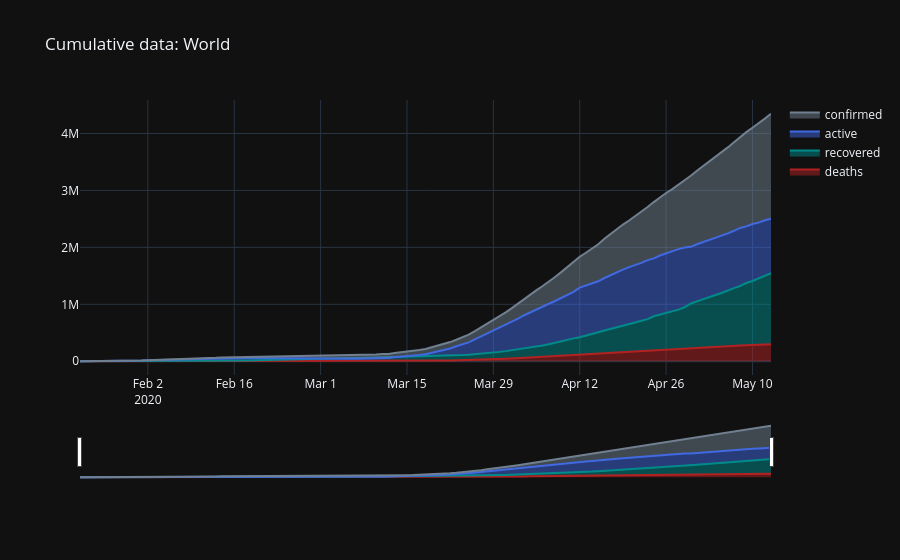

Write notebook code for a chart like this one.
### Markdown cell above
### Plot comulative raw data

### Code cell
import plotly.graph_objects as go

fig = go.Figure()

fig.add_trace(go.Scatter(
    x=data.dtf.index,
    y=data.dtf["deaths"],
    name='deaths',
    marker_color='firebrick',
    fill='tonexty'
))

fig.add_trace(go.Scatter(
    x=data.dtf.index,
    y=data.dtf["recovered"],
    name='recovered',
    marker_color='darkcyan',
    fill='tonexty'
))

fig.add_trace(go.Scatter(
    x=data.dtf.index,
    y=data.dtf["active"],
    name='active',
    marker_color='royalblue',
    fill='tonexty'
))

fig.add_trace(go.Scatter(
    x=data.dtf.index,
    y=data.dtf["data"],
    name='confirmed',
    marker_color='slategrey',
    fill='tonexty'
))

# add slider
fig.update_xaxes(
    rangeslider_visible=True
)

# set title & background color
fig.update_layout(
    title="Cumulative data: " + country,
    template='plotly_dark'
)
